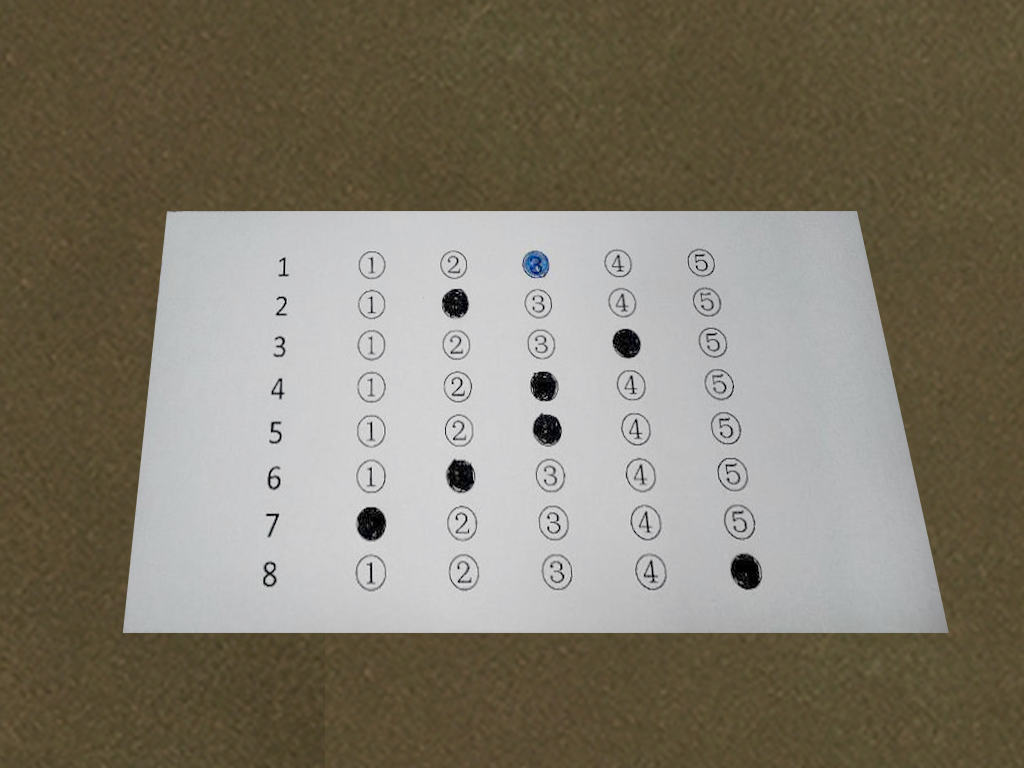
#> input picture img.png, 1024 x 768 px
$ python 1.py
#> lines starting #> are read from the running program, lines starting #| are printed output that depends on the picture; after the words box and inside, x2 and y2 are one past the last pixel; in counts of white or black regions, pixels touching at a corner belong together
### lib.py
import cv2
import math
import numpy as np
import random

# [15 lines left out: function drawText, not called in this run]

# Ham tinh khoang cach giua hai deim
def distance(p1,p2):
    my_dist = math.sqrt(((p1[0] - p2[0]) ** 2) + ((p1[1] - p2[1]) ** 2))
    return  my_dist

def sort_contours(cnts, method="left-to-right"):
	# initialize the reverse flag and sort index
	reverse = False
	i = 0
	# handle if we need to sort in reverse
	if method == "right-to-left" or method == "bottom-to-top":
		reverse = True
	# handle if we are sorting against the y-coordinate rather than
	# the x-coordinate of the bounding box
	if method == "top-to-bottom" or method == "bottom-to-top":
		i = 1
	# construct the list of bounding boxes and sort them from top to
	# bottom
	boundingBoxes = [cv2.boundingRect(c) for c in cnts]
	(cnts, boundingBoxes) = zip(*sorted(zip(cnts, boundingBoxes),
		key=lambda b:b[1][i], reverse=reverse))
	# return the list of sorted contours and bounding boxes
	return (cnts, boundingBoxes)

def order_points(pts):

	rect = np.zeros((4, 2), dtype="float32")

	s = pts.sum(axis=1)
	rect[0] = pts[np.argmin(s)]
	rect[2] = pts[np.argmax(s)]

	diff = np.diff(pts, axis=1)
	rect[1] = pts[np.argmin(diff)]
	rect[3] = pts[np.argmax(diff)]

	# return the ordered coordinates
	return rect

def four_point_transform(image, pts):


	rect = order_points(pts)
	(tl, tr, br, bl) = rect

	widthA = np.sqrt(((br[0] - bl[0]) ** 2) + ((br[1] - bl[1]) ** 2))
	widthB = np.sqrt(((tr[0] - tl[0]) ** 2) + ((tr[1] - tl[1]) ** 2))
	maxWidth = max(int(widthA), int(widthB))

	heightA = np.sqrt(((tr[0] - br[0]) ** 2) + ((tr[1] - br[1]) ** 2))
	heightB = np.sqrt(((tl[0] - bl[0]) ** 2) + ((tl[1] - bl[1]) ** 2))
	maxHeight = max(int(heightA), int(heightB))

	dst = np.array([
		[0, 0],
		[maxWidth - 1, 0],
		[maxWidth - 1, maxHeight - 1],
		[0, maxHeight - 1]], dtype = "float32")
	# compute the perspective transform matrix and then apply it
	M = cv2.getPerspectiveTransform(rect, dst)
	warped = cv2.warpPerspective(image, M, (maxWidth, maxHeight))
	# return the warped image
	return warped

def find_corner_by_rotated_rect(box,approx):
    corner = []
    for p_box in box:
        min_dist = 999999999
        min_p = None
        for p in approx:
            dist = distance(p_box, p[0])
            if dist < min_dist:
                min_dist = dist
                min_p = p[0]
        corner.append(min_p)

    corner = np.array(corner)
    return corner

### 1.py
import numpy as np
import matplotlib.pyplot as plt
import cv2
import urllib.request as urllib
import imutils
from lib import *


block_size = 5
C = 1

img = cv2.imread('img.png', 1)
#> img is the input picture: shape (768, 1024, 3); mean B, G, R 107.7, 122.5, 129
gray = cv2.cvtColor(img, cv2.COLOR_BGR2GRAY)
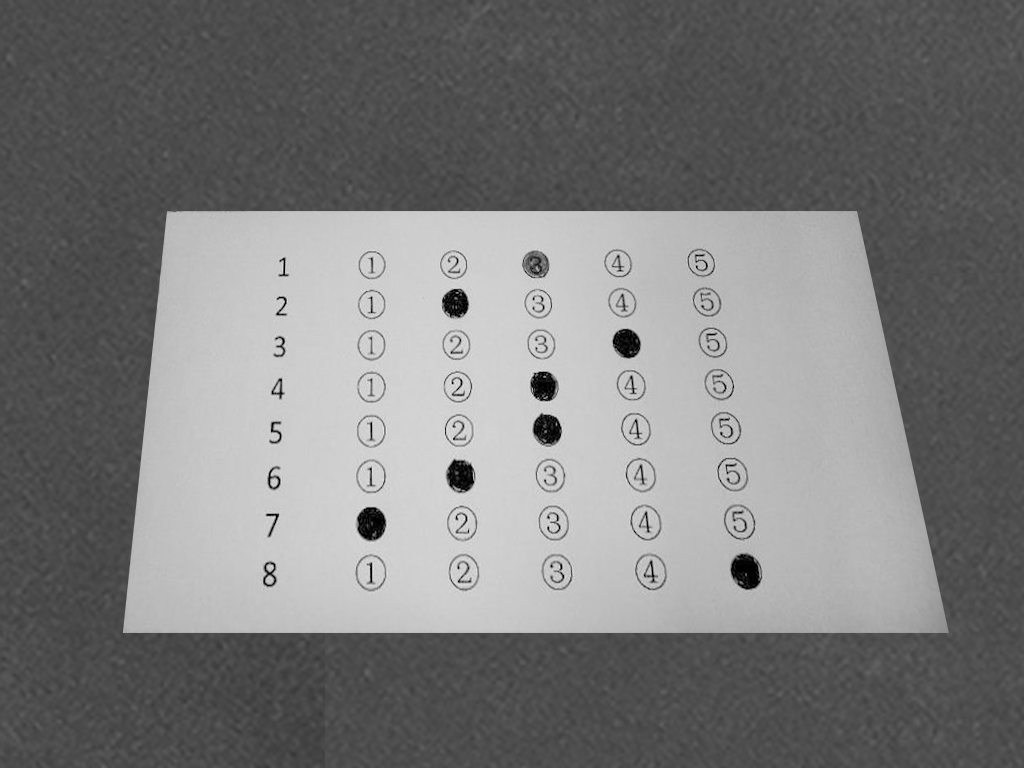
#> gray: shape (768, 1024); min 0, max 240, mean 122.7
res = np.zeros_like(img)
blur = cv2.GaussianBlur(gray, (5,5), 0)
thresh = cv2.adaptiveThreshold(blur,255,cv2.ADAPTIVE_THRESH_GAUSSIAN_C, cv2.THRESH_BINARY_INV,61,3)
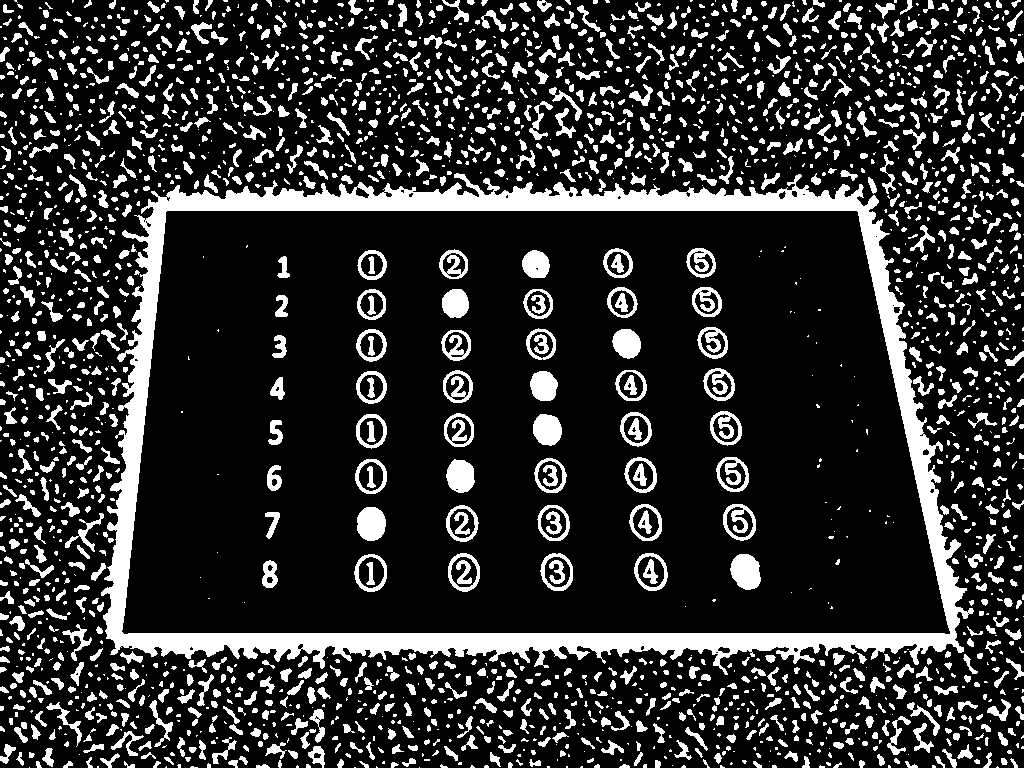
#> thresh: shape (768, 1024); 19% white; 2434 white regions (1083 under 20 px)

contours = cv2.findContours(thresh, cv2.RETR_TREE, cv2.CHAIN_APPROX_SIMPLE)
#> contours = 2524 contours, 1498 with area under 20; largest, box (x1, y1, x2, y2) and area: (101, 173, 974, 675) 365250, (121, 210, 951, 635) 321118, (634, 553, 668, 591) 964, (354, 554, 387, 592) 949, (448, 553, 480, 592) 946
contours = imutils.grab_contours(contours)
contours = sorted(contours, key=lambda x: cv2.contourArea(x), reverse=True)

box = cv2.minAreaRect(contours[1])
#> box = ((535.5, 422), (424, 829), -90)
box = cv2.boxPoints(box)
#> box = [[950, 634], [121, 634], [121, 210], [950, 210]]

approx = cv2.approxPolyDP(contours[1], 0.01*cv2.arcLength(contours[1], True), True)
#> approx = [[165, 212], [856, 210], [950, 633], [124, 634]]


corner = find_corner_by_rotated_rect(box,approx)
#> the loop in find_corner_by_rotated_rect, `for p_box in box:` made 4 passes
#> p_box on passes 1 to 4: [950, 634], [121, 634], [121, 210], [950, 210]
#> after the loop in find_corner_by_rotated_rect, `for p_box in box:`: corner = [[950, 633], [124, 634], [165, 212], [856, 210]]
#> corner = [[950, 633], [124, 634], [165, 212], [856, 210]]
image = four_point_transform(img,corner)
#> in order_points, `s = pts.sum(axis=1)`: s = [1583, 758, 377, 1066]
#> in order_points, `diff = np.diff(pts, axis=1)`: diff = [-317, 510, 47, -646]
#> in four_point_transform, `rect = order_points(pts)`: rect = [[165, 212], [856, 210], [950, 633], [124, 634]]
#> in four_point_transform, `(tl, tr, br, bl) = rect`: tl = [165, 212]; tr = [856, 210]; br = [950, 633]; bl = [124, 634]
#> in four_point_transform, `widthA = np.sqrt(((br[0] - bl[0]) ** 2) + ((br[1] - bl[1]) ** 2))`: widthA = 826
#> in four_point_transform, `widthB = np.sqrt(((tr[0] - tl[0]) ** 2) + ((tr[1] - tl[1]) ** 2))`: widthB = 691
#> in four_point_transform, `maxWidth = max(int(widthA), int(widthB))`: maxWidth = 826
#> in four_point_transform, `heightA = np.sqrt(((tr[0] - br[0]) ** 2) + ((tr[1] - br[1]) ** 2))`: heightA = 433.3
#> in four_point_transform, `heightB = np.sqrt(((tl[0] - bl[0]) ** 2) + ((tl[1] - bl[1]) ** 2))`: heightB = 424
#> in four_point_transform, `maxHeight = max(int(heightA), int(heightB))`: maxHeight = 433
#> in four_point_transform, `dst = np.array([ [0, 0], [maxWidth - 1, 0], [maxWidth - 1, maxHeight -..`: dst = [[0, 0], [825, 0], [825, 432], [0, 432]]
#> in four_point_transform, `M = cv2.getPerspectiveTransform(rect, dst)`: M = [[1.33, 0.129, -246.7], [0.00393, 1.36, -288.5], [5.91e-06, 0.000513, 1]]
#> in four_point_transform, `warped = cv2.warpPerspective(image, M, (maxWidth, maxHeight))`:
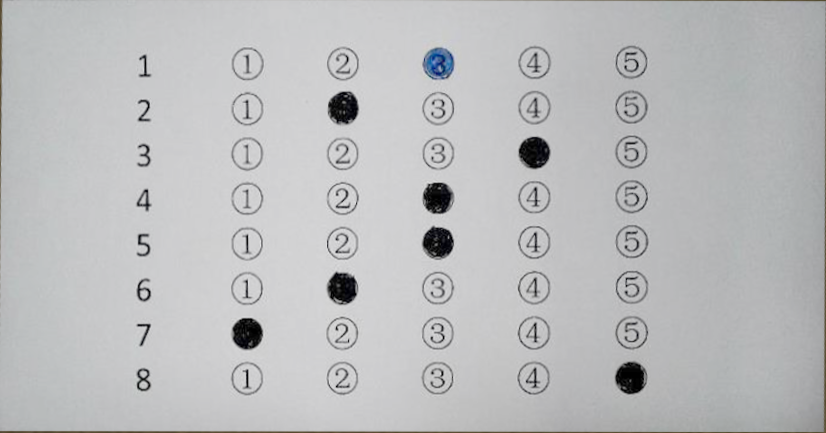
#> warped: shape (433, 826, 3); mean B, G, R 189.5, 188.4, 187.6
wrap = four_point_transform(thresh,corner)
#> in four_point_transform (call 2), `warped = cv2.warpPerspective(image, M, (maxWidth, maxHeight))`:
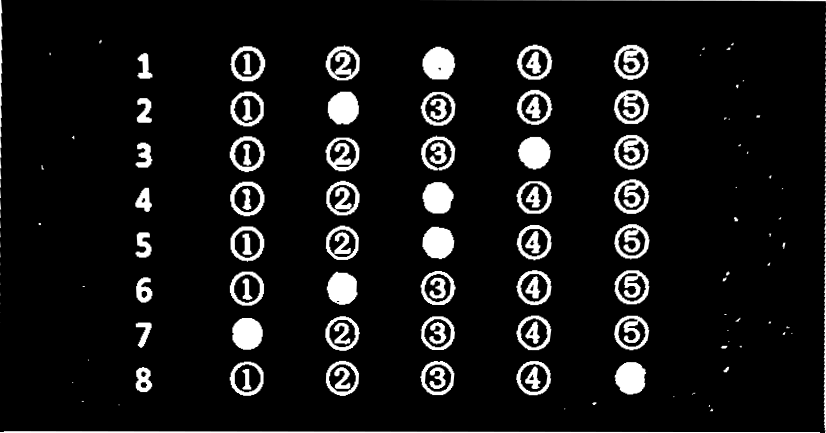
#> warped: shape (433, 826); min 0, max 255, mean 20.1
res = np.zeros_like(wrap, dtype=np.uint8)
cv2.imshow("Wrap",wrap)

contours = cv2.findContours(wrap, cv2.RETR_TREE, cv2.CHAIN_APPROX_SIMPLE)
#> contours = 227 contours, 110 with area under 20; largest, box (x1, y1, x2, y2) and area: (516, 44, 553, 80) 986, (229, 136, 265, 173) 982, (230, 46, 266, 82) 982, (613, 44, 649, 80) 973, (230, 181, 265, 217) 972
contours = imutils.grab_contours(contours)
count = 0
tickcontours = []
for cnt in contours:
    x,y,w,h = cv2.boundingRect(cnt)
    if 0.8 <= w/float(h) <= 1.2 and w > 30 and h > 30:
        # cv2.drawContours(img, [cnt], 0, (0,255,0), 2)
        tickcontours.append(cnt)
#> this loop made 227 passes
#> (x, y, w, h) on passes 1, 2, 6: (0, 431, 821, 2), (709, 408, 5, 4), (592, 402, 5, 3)
#> after the loop, tickcontours = 40 contours; largest, box (x1, y1, x2, y2) and area: (516, 44, 553, 80) 986, (229, 136, 265, 173) 982, (230, 46, 266, 82) 982, (613, 44, 649, 80) 973, (230, 181, 265, 217) 972

ticked = {}

tickcontours = sort_contours(tickcontours, method='top-to-bottom')[0]
#> in sort_contours, `boundingBoxes = [cv2.boundingRect(c) for c in cnts]`: boundingBoxes = 40 items, first 6: (614, 362, 33, 33), (516, 361, 36, 35), (420, 361, 35, 35), (229, 361, 35, 35), (325, 360, 35, 36), (232, 318, 31, 32)
#> in sort_contours, `(cnts, boundingBoxes) = zip(*sorted(zip(cnts, boundingBoxes), key=lamb..`: cnts = 40 contours; largest, box (x1, y1, x2, y2) and area: (516, 44, 553, 80) 986, (230, 46, 266, 82) 982, (229, 136, 265, 173) 982, (613, 44, 649, 80) 973, (230, 181, 265, 217) 972; boundingBoxes = 40 items, first 6: (613, 44, 36, 36), (516, 44, 37, 36), (325, 45, 35, 36), (422, 46, 34, 34), (230, 46, 36, 36), (516, 89, 37, 36)
#> tickcontours has the same summary as cnts in sort_contours
for q, i in enumerate(np.arange(0, len(tickcontours), 5)):
    cnts = sort_contours(tickcontours[i:i+5])[0]
    max_points = 0
    pos = 0
    for j in range(len(cnts)):
        mask = np.zeros_like(wrap, dtype=np.uint8)
        cv2.drawContours(mask, [cnts[j]], -1, 255, -1)
        mask = cv2.bitwise_and(wrap, wrap, mask=mask)
        count = cv2.countNonZero(mask)
        print(count)
        if count > max_points:
            max_points = count
            pos = j

    ticked[q] = pos
#> this loop made 8 passes
#> (printed output is left out)
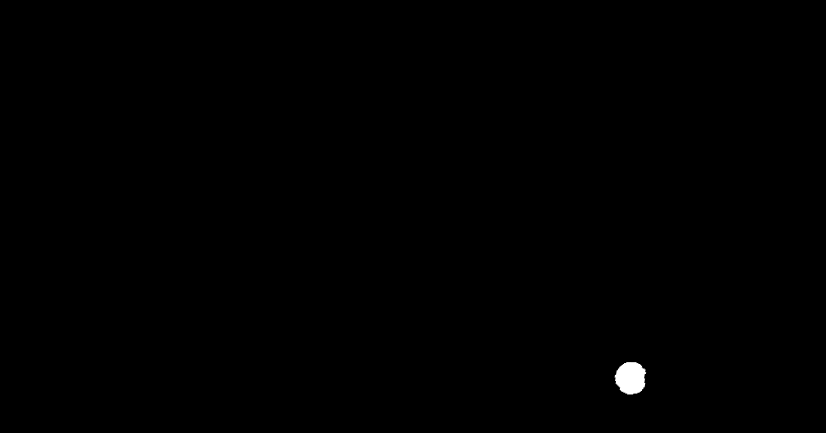
#> mask: shape (433, 826); min 0, max 255, mean 0.6
#> after the loop, ticked = {0: 2, 1: 1, 2: 3, 3: 2, 4: 2, 5: 1, 6: 0, 7: 4}


print(ticked)
#| {0: 2, 1: 1, 2: 3, 3: 2, 4: 2, 5: 1, 6: 0, 7: 4}


# cv2.imshow('mask', res)
# cv2.imshow('img', img)
cv2.waitKey(0)

cv2.destroyAllWindows()
